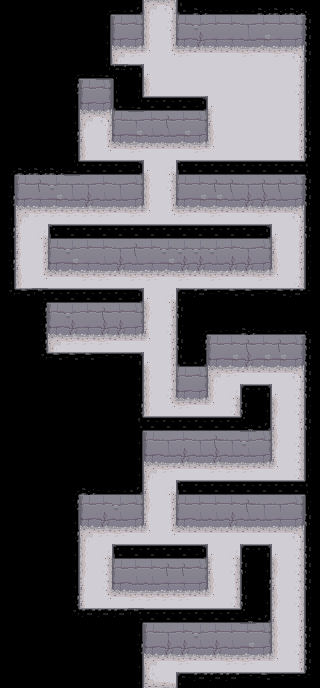

The image is a tile-based game level rendered from a .tmx file. Its description and complete source (layers, tilesets, objects, tile grids) follow:
An orthogonal 20x43 tile map with 16x16 px tiles, 2 tile layers (Floor, Ceilng), 1 hidden layer not drawn.

<map version="1.0" orientation="orthogonal" renderorder="right-down" width="20" height="43" tilewidth="16" tileheight="16" nextobjectid="4">
 <tileset firstgid="1" name="dungeon tileset calciumtrice" tilewidth="16" tileheight="16" tilecount="1050" columns="30">
  <image source="dungeon tileset calciumtrice.png" width="480" height="560" />
  <terraintypes>
   <terrain name="Ceiling" tile="55" />
   <terrain name="Wall" tile="156" />
   <terrain name="Floor" tile="235" />
  </terraintypes>
  <tile id="30" terrain="0,0,0,0" />
  <tile id="31" terrain=",,,0" />
  <tile id="32" terrain=",,0," />
  <tile id="33" terrain=",0,," />
  <tile id="34" terrain="0,,," />
  <tile id="35" terrain=",0,,0" />
  <tile id="37" terrain=",0,,0" />
  <tile id="38" terrain=",,0,0" />
  <tile id="39" terrain=",,0,0" />
  <tile id="40" terrain=",,0,0" />
  <tile id="41" terrain="0,0,," />
  <tile id="43" terrain="0,0,," />
  <tile id="44" terrain="0,,0," />
  <tile id="46" terrain="0,,0," />
  <tile id="79" terrain=",0,0,0" />
  <tile id="80" terrain="0,,0,0" />
  <tile id="81" terrain="0,0,,0" />
  <tile id="82" terrain="0,0,0," />
  <tile id="120" terrain=",,,1" />
  <tile id="121" terrain=",,1,1" />
  <tile id="122" terrain=",,1,1" />
  <tile id="123" terrain=",,1,1" />
  <tile id="124" terrain=",,1,1" />
  <tile id="125" terrain=",,1," />
  <tile id="150" terrain=",1,," />
  <tile id="151" terrain="1,1,," />
  <tile id="152" terrain="1,1,," />
  <tile id="153" terrain="1,1,," />
  <tile id="154" terrain="1,1,," />
  <tile id="155" terrain="1,,," />
  <tile id="210" terrain="2,2,2,2" />
  <tile id="211" terrain=",,,2" />
  <tile id="212" terrain=",,2," />
  <tile id="213" terrain=",2,," />
  <tile id="214" terrain="2,,," />
  <tile id="216" terrain=",2,,2" />
  <tile id="217" terrain=",2,,2" />
  <tile id="218" terrain=",,2,2" />
  <tile id="220" terrain=",,2,2" />
  <tile id="222" terrain="2,2,," />
  <tile id="223" terrain="2,2,," />
  <tile id="225" terrain="2,,2," />
  <tile id="226" terrain="2,,2," />
  <tile id="259" terrain=",2,2,2" />
  <tile id="260" terrain="2,,2,2" />
  <tile id="261" terrain="2,2,,2" />
  <tile id="262" terrain="2,2,2," />
 </tileset>
 <imagelayer name="Background" visible="0" offsetx="-304" offsety="16">
  <image source="../puzzle3.png" width="928" height="672" />
 </imagelayer>
 <layer name="Floor" width="20" height="43">
  <data encoding="csv">
0,0,0,0,0,0,0,0,0,212,213,0,0,0,0,0,0,0,0,0,
0,0,0,0,0,0,0,121,126,217,226,121,122,125,125,124,125,125,126,0,
0,0,0,0,0,0,0,151,156,217,227,151,153,155,155,154,152,155,156,0,
0,0,0,0,0,0,0,212,219,260,261,219,221,221,221,219,221,219,213,0,
0,0,0,0,0,0,0,214,224,262,211,211,211,211,211,211,211,211,227,0,
0,0,0,0,0,121,126,0,0,217,211,211,211,211,211,211,211,211,226,0,
0,0,0,0,0,151,156,0,0,214,223,223,223,262,211,211,211,211,227,0,
0,0,0,0,0,212,213,121,124,125,123,125,126,218,211,211,211,211,227,0,
0,0,0,0,0,218,227,151,152,154,154,152,156,217,211,211,211,211,227,0,
0,0,0,0,0,217,261,221,219,221,221,221,219,260,211,211,211,211,227,0,
0,0,0,0,0,214,224,223,223,262,263,224,224,224,224,223,223,223,215,0,
0,121,123,122,124,124,125,124,126,217,226,121,125,123,123,124,123,123,126,0,
0,151,155,152,154,153,154,154,156,217,227,151,152,152,154,153,153,154,156,0,
0,212,219,219,219,219,219,221,219,260,261,219,221,219,221,221,219,221,213,0,
0,218,263,223,223,224,223,223,224,224,224,224,223,224,224,224,223,262,227,0,
0,218,227,121,122,125,125,124,123,125,122,122,122,122,125,124,126,218,227,0,
0,218,227,151,152,155,154,153,154,155,152,153,153,154,153,153,156,217,227,0,
0,217,261,221,221,219,219,221,219,219,221,219,221,219,221,221,219,260,226,0,
0,214,223,223,223,224,224,223,223,262,263,224,223,223,224,223,223,224,215,0,
0,0,0,121,122,125,123,125,126,217,227,0,0,0,0,0,0,0,0,0,
0,0,0,151,153,155,153,153,156,218,226,0,0,0,0,0,0,0,0,0,
0,0,0,212,219,219,219,221,221,260,227,0,0,121,125,123,125,123,126,0,
0,0,0,214,224,223,224,224,224,262,227,0,0,151,152,153,152,152,156,0,
0,0,0,0,0,0,0,0,0,217,227,121,126,212,219,221,221,221,213,0,
0,0,0,0,0,0,0,0,0,217,226,151,156,217,263,224,223,262,226,0,
0,0,0,0,0,0,0,0,0,217,261,219,221,260,226,0,0,217,226,0,
0,0,0,0,0,0,0,0,0,214,224,223,223,223,215,0,0,218,227,0,
0,0,0,0,0,0,0,0,0,121,124,125,124,123,124,122,126,217,226,0,
0,0,0,0,0,0,0,0,0,151,154,153,154,153,154,154,156,218,226,0,
0,0,0,0,0,0,0,0,0,212,219,221,221,219,219,219,221,260,226,0,
0,0,0,0,0,0,0,0,0,218,263,223,224,223,223,223,223,223,215,0,
0,0,0,0,0,121,125,122,126,217,227,121,125,125,125,123,124,124,126,0,
0,0,0,0,0,151,153,154,156,218,227,151,154,154,153,154,154,155,156,0,
0,0,0,0,0,212,219,219,221,260,261,221,221,221,221,221,221,221,213,0,
0,0,0,0,0,217,263,224,223,223,224,224,224,262,263,224,224,262,226,0,
0,0,0,0,0,217,226,121,125,125,123,123,126,218,226,0,0,217,226,0,
0,0,0,0,0,218,226,151,154,154,155,155,156,217,227,0,0,218,226,0,
0,0,0,0,0,218,261,221,219,219,219,219,221,260,226,0,0,217,226,0,
0,0,0,0,0,214,223,224,224,223,223,224,224,223,215,0,0,218,227,0,
0,0,0,0,0,0,0,0,0,121,124,125,122,125,125,125,126,217,227,0,
0,0,0,0,0,0,0,0,0,151,153,153,154,153,154,152,156,217,226,0,
0,0,0,0,0,0,0,0,0,212,221,219,221,221,219,219,221,260,227,0,
0,0,0,0,0,0,0,0,0,214,224,223,223,223,223,224,223,224,215,0
</data>
 </layer>
 <layer name="Ceilng" width="20" height="43">
  <data encoding="csv">
31,31,31,31,31,31,83,44,35,0,0,34,42,44,44,44,42,42,42,82,
31,31,31,31,31,31,47,0,0,0,0,0,0,0,0,0,0,0,0,36,
31,31,31,31,31,31,47,0,0,0,0,0,0,0,0,0,0,0,0,36,
31,31,31,31,31,31,47,0,0,0,0,0,0,0,0,0,0,0,0,36,
31,31,31,31,83,44,65,68,33,0,0,0,0,0,0,0,0,0,0,38,
31,31,31,31,45,0,0,38,47,0,0,0,0,0,0,0,0,0,0,38,
31,31,31,31,47,0,0,34,65,52,52,52,50,0,0,0,0,0,0,38,
31,31,31,31,47,0,0,0,0,0,0,0,0,0,0,0,0,0,0,38,
31,31,31,31,45,0,0,0,0,0,0,0,0,0,0,0,0,0,0,36,
31,31,31,31,47,0,0,0,0,0,0,0,0,0,0,0,0,0,0,36,
83,42,42,42,65,52,52,52,50,0,0,48,52,52,52,52,52,52,52,85,
47,0,0,0,0,0,0,0,0,0,0,0,0,0,0,0,0,0,0,36,
45,0,0,0,0,0,0,0,0,0,0,0,0,0,0,0,0,0,0,36,
47,0,0,0,0,0,0,0,0,0,0,0,0,0,0,0,0,0,0,38,
45,0,0,48,52,52,52,52,52,52,52,52,52,52,52,52,50,0,0,36,
47,0,0,0,0,0,0,0,0,0,0,0,0,0,0,0,0,0,0,38,
45,0,0,0,0,0,0,0,0,0,0,0,0,0,0,0,0,0,0,38,
47,0,0,0,0,0,0,0,0,0,0,0,0,0,0,0,0,0,0,38,
81,40,67,52,52,52,52,52,50,0,0,32,39,41,40,40,41,40,39,80,
31,31,45,0,0,0,0,0,0,0,0,36,31,31,31,31,31,31,31,31,
31,31,45,0,0,0,0,0,0,0,0,38,83,44,44,42,44,44,44,82,
31,31,45,0,0,0,0,0,0,0,0,36,45,0,0,0,0,0,0,36,
31,31,81,40,40,40,41,41,33,0,0,34,35,0,0,0,0,0,0,36,
31,31,31,31,31,31,31,31,47,0,0,0,0,0,0,0,0,0,0,36,
31,31,31,31,31,31,31,31,47,0,0,0,0,0,0,32,33,0,0,36,
31,31,31,31,31,31,31,31,45,0,0,0,0,0,0,36,47,0,0,38,
31,31,31,31,31,31,31,31,86,52,52,52,52,52,52,66,35,0,0,36,
31,31,31,31,31,31,31,31,47,0,0,0,0,0,0,0,0,0,0,38,
31,31,31,31,31,31,31,31,47,0,0,0,0,0,0,0,0,0,0,38,
31,31,31,31,31,31,31,31,47,0,0,0,0,0,0,0,0,0,0,38,
31,31,31,31,83,42,44,44,35,0,0,48,52,52,52,52,52,52,52,85,
31,31,31,31,45,0,0,0,0,0,0,0,0,0,0,0,0,0,0,38,
31,31,31,31,47,0,0,0,0,0,0,0,0,0,0,0,0,0,0,36,
31,31,31,31,45,0,0,0,0,0,0,0,0,0,0,0,0,0,0,38,
31,31,31,31,47,0,0,48,52,52,52,52,50,0,0,32,33,0,0,36,
31,31,31,31,47,0,0,0,0,0,0,0,0,0,0,36,47,0,0,36,
31,31,31,31,47,0,0,0,0,0,0,0,0,0,0,38,45,0,0,36,
31,31,31,31,45,0,0,0,0,0,0,0,0,0,0,36,47,0,0,38,
31,31,31,31,81,39,39,39,67,52,52,52,52,52,52,66,35,0,0,38,
31,31,31,31,31,31,31,31,47,0,0,0,0,0,0,0,0,0,0,36,
31,31,31,31,31,31,31,31,45,0,0,0,0,0,0,0,0,0,0,36,
31,31,31,31,31,31,31,31,47,0,0,0,0,0,0,0,0,0,0,36,
31,31,31,31,31,31,31,31,47,0,0,32,39,39,39,41,40,41,41,80
</data>
 </layer>
</map>
